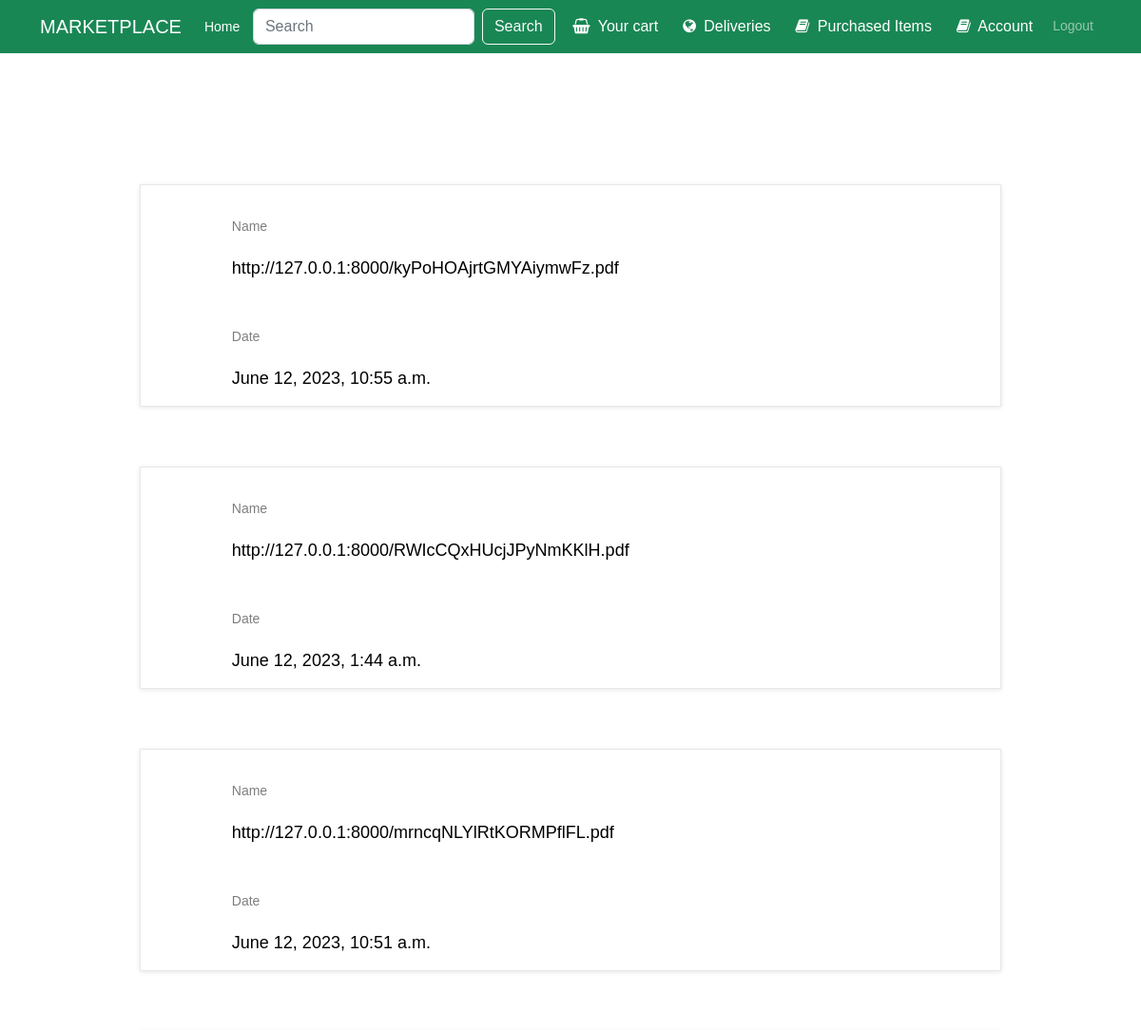
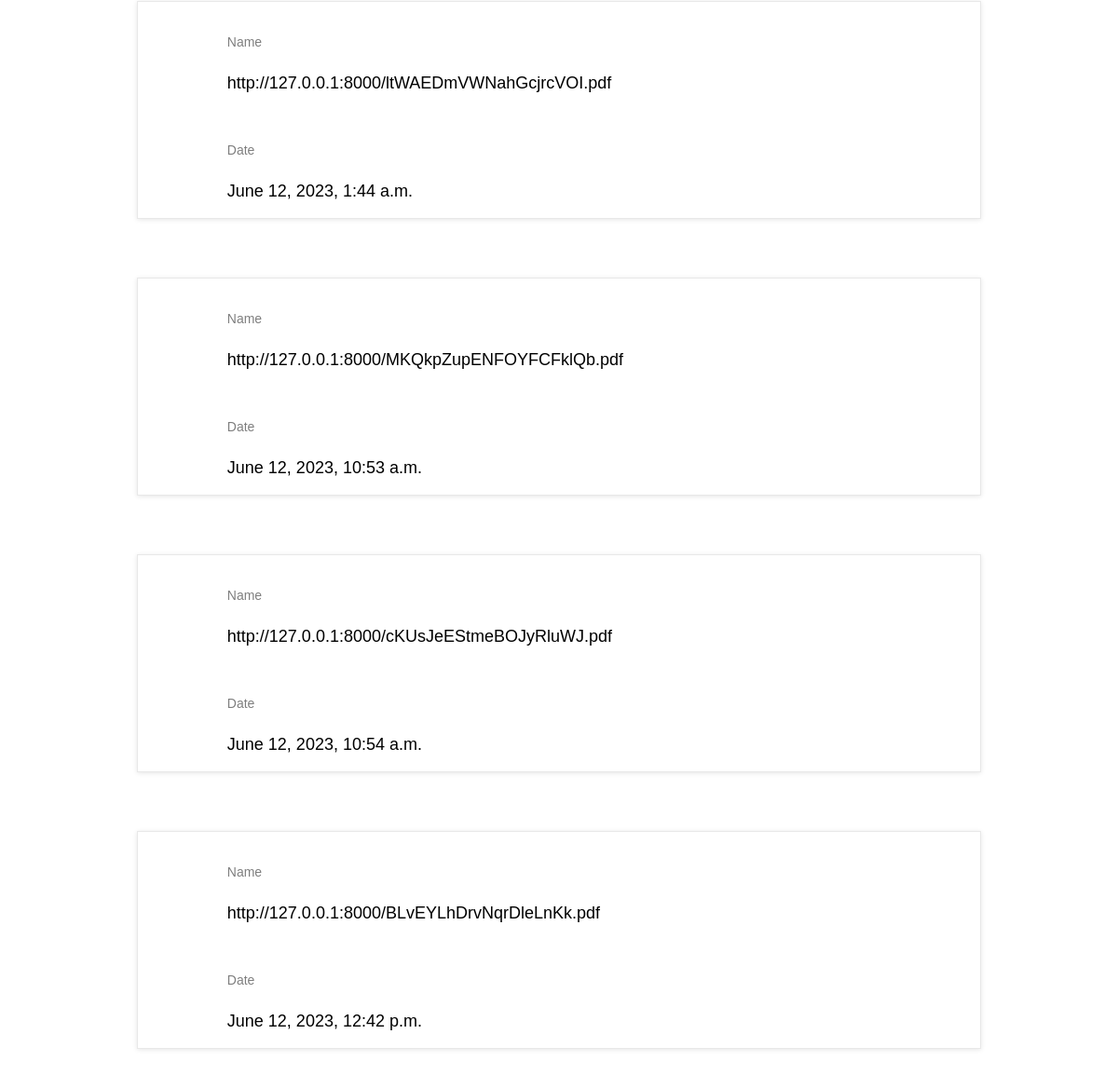
Page /invoices (signed in) on the committed database (2 pictures, top to bottom).
### Product/models.py (models this page shows, shortened)
class Invoice(models.Model):
    ID = models.IntegerField(primary_key=True)
    name = models.CharField(max_length=100)
    date =  models.DateTimeField()

### Main/views.py (the view)
# urls.py: path("invoices",views.show_invoice,name="showinvoice")
def show_invoice(request):
    Invoices = Invoice.objects.all()
    return render(request,"show_invoice.html",{"invoices":Invoices})

### Main/templates/show_invoice.html (shortened to what this page needs)
{% extends 'base.html' %}
{% load static %}
{% block link %}
<link rel="stylesheet" type="text/css" href="{% static 'cart.css' %}">
{% endblock %}
{% block content %}
<div class="container mt-3">
<div class="cart_section">
    {% if request.user.is_authenticated %}
        {% if invoices|length == 0  %}
        <h5 class="alert-heading col-lg-10"> There are no invoice</h5>
        {% else %}
        <div class="container-fluid">
            <div class="row">
                <div class="col-lg-10 offset-lg-1">
                    <div class="cart_container">
                        <div class="cart_items">
                            <br>
                            {% for invoice in invoices %}
                            <ul class="cart_list">
                                <li class="cart_item clearfix">
                                    <div class="cart_item_info d-flex flex-md-row flex-column justify-content-between">
                                        <div class="cart_item_name cart_info_col">
                                            <div class="cart_item_title">Name</div>
                                            <div class="cart_item_text">{{invoice.name}}</div>
                                        </div>
                                    </div>
                                </li>
                                <li class="cart_item clearfix">
                                    <div class="cart_item_info d-flex flex-md-row flex-column justify-content-between">
                                        <div class="cart_item_name cart_info_col">
                                            <div class="cart_item_title">Date</div>
                                            <div class="cart_item_text">{{invoice.date}}</div>
                                        </div>
                                    </div>
                                </li>
                            </ul>
                            <br>
                            <br>
                            <br>
                            {% endfor %}
                        </div>
                    </div>
                </div>
            </div>
        </div>
        {% endif %}
    {% else %}
    <h5 class="alert-heading col-lg-10"> You are not logged in</h5>
    <h5 class="alert-heading col-lg-10">Please log in to see your invoices.</h5>
    {% endif %}
</div>
</div>
{% endblock %}

### Product/static/cart.css (style rules this page uses)
* { margin: 0; padding: 0; -webkit-font-smoothing: antialiased; -webkit-text-shadow: rgba(0, 0, 0, .01) 0 0 1px; text-shadow: rgba(0, 0, 0, .01) 0 0 1px }
body { font-family: 'Rubik', sans-serif; font-size: 14px; font-weight: 400; background: #E0E0E0; color: #000000 }
ul { list-style: none; margin-bottom: 0px }
.cart_section { width: 100%; padding-top: 93px; padding-bottom: 111px }
.cart_items { margin-top: 8px }
.cart_list { border: solid 1px #e8e8e8; box-shadow: 0px 1px 5px rgba(0, 0, 0, 0.1); background-color: #fff; margin: auto; }
.cart_item { width: 100%; padding: 15px; padding-right: 46px }
.cart_item_info { width: calc(100% - 133px); float: left; padding-top: 18px }
.cart_item_name { margin-left: 7.2% }
.cart_item_title { font-size: 14px; font-weight: 400; color: rgba(0, 0, 0, 0.5) }
.cart_item_text { font-size: 18px; margin-top: 20px }

### rows in the picture
Invoice: name "http://127.0.0.1:8000/kyPoHOAjrtGMYAiymwFz.pdf", date "June 12, 2023, 10:55 a.m."
Invoice: name "http://127.0.0.1:8000/RWIcCQxHUcjJPyNmKKlH.pdf", date "June 12, 2023, 1:44 a.m."
Invoice: name "http://127.0.0.1:8000/mrncqNLYlRtKORMPflFL.pdf", date "June 12, 2023, 10:51 a.m."
Invoice: name "http://127.0.0.1:8000/ltWAEDmVWNahGcjrcVOI.pdf", date "June 12, 2023, 1:44 a.m."
Invoice: name "http://127.0.0.1:8000/MKQkpZupENFOYFCFklQb.pdf", date "June 12, 2023, 10:53 a.m."
Invoice: name "http://127.0.0.1:8000/cKUsJeEStmeBOJyRluWJ.pdf", date "June 12, 2023, 10:54 a.m."
Invoice: name "http://127.0.0.1:8000/BLvEYLhDrvNqrDleLnKk.pdf", date "June 12, 2023, 12:42 p.m."
